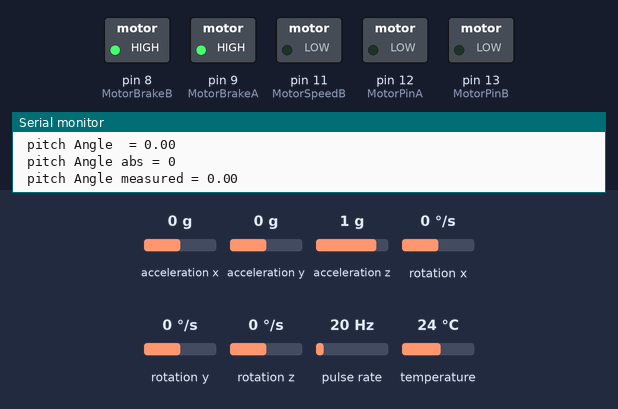
Bench run of a sketch on a simulated Arduino Leonardo, built with avr-gcc and run on an emulated ATmega32U4. Shown: switched loads named in the sketch (green lamp = pin HIGH), the last lines printed to the serial monitor. Wiring (inferred from the names in the program): pulse sensor: data pin 3. Inputs (shaded band) come from the test bench; at power-on: acceleration y 0 g, acceleration z 1 g, acceleration x 0 g, rotation x 0 °/s, rotation y 0 °/s, rotation z 0 °/s, pulse rate 20 Hz, temperature 24 °C. Pins used as bus, display or sensor lines are not drawn.

Above: at 6.6 s.
6.7 s: acceleration y set to -1.4 g
At 7.2 s:
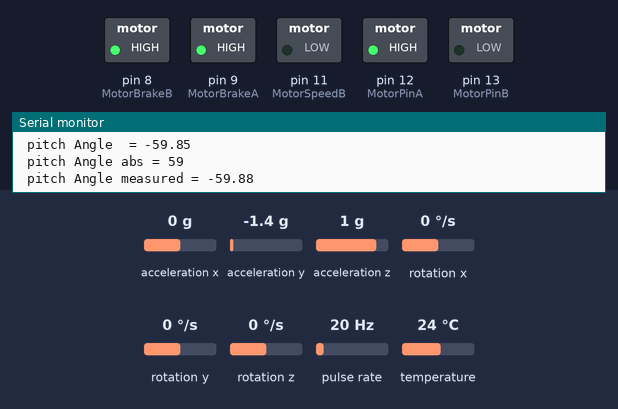
8.3 s: acceleration y set to -1.2 g
9.8 s: acceleration y set to -0.9 g
At 10.6 s:
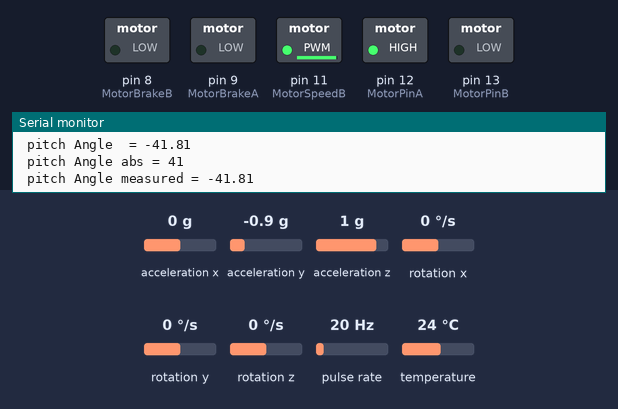
11.3 s: acceleration y set to 0.8 g
At 12.2 s:
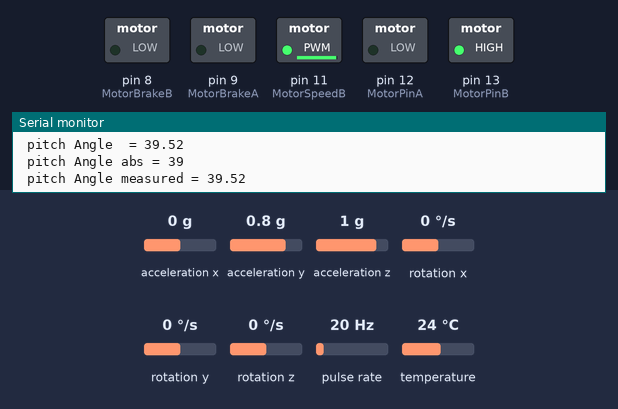
12.9 s: acceleration z set to 0.7 g
At 13.5 s:
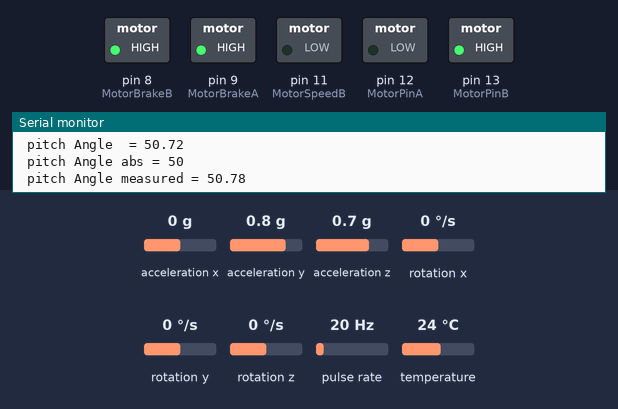
14.6 s: acceleration x set to -0.3 g
16.1 s: acceleration x set to -0.6 g
At 16.5 s:
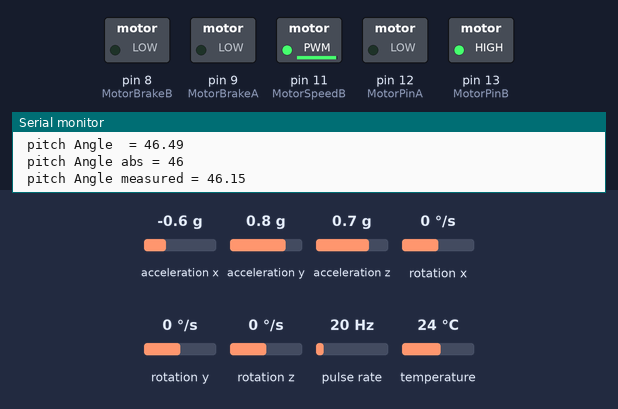
Timing chart, 0 to 18.6 s (numbered marks = the images above; inputs shaded):
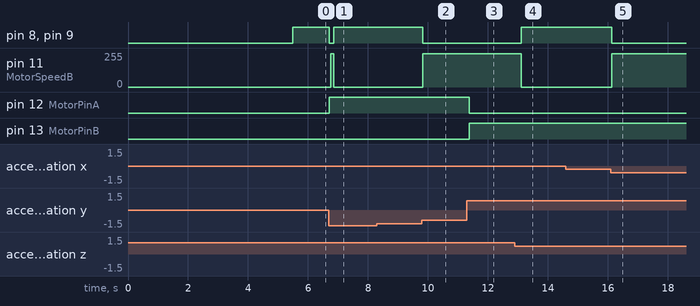

The sketch:

TestMergeMotorAndGyro.ino
```cpp
//gyroscope stuff
#include <Adafruit_MPU6050.h>
#include <Adafruit_Sensor.h>
#include <Wire.h>

Adafruit_MPU6050 mpu;

//temporary variable to measure main loops
int temp_loops;

float AccX, AccY, AccZ;
float GyroX, GyroY, GyroZ;
float accAngleX, accAngleY, gyroAngleX, gyroAngleY, gyroAngleZ;
float roll, pitch, yaw;
float AccErrorX, AccErrorY, GyroErrorX, GyroErrorY, GyroErrorZ;
float elapsedTime, currentTime, previousTime;
int gyro_x, gyro_y, gyro_z;
long gyro_x_cal, gyro_y_cal, gyro_z_cal;
boolean set_gyro_angles;

long acc_x, acc_y, acc_z, acc_total_vector;
float angle_roll_acc, angle_pitch_acc;

float angle_pitch, angle_roll;
int angle_pitch_buffer, angle_roll_buffer;
float angle_pitch_output, angle_roll_output;

long loop_timer;
int temp;

//motor stuff
const int MotorPinA = 12;
const int MotorSpeedA = 3;
const int MotorBrakeA = 9;

const int MotorPinB = 13;
const int MotorSpeedB = 11;
const int MotorBrakeB = 8;

const int CCW = HIGH;
const int CW = LOW;

volatile byte half_revolutionsA;
volatile byte half_revolutionsB;
unsigned int rpmA;
unsigned int rpmB;
unsigned long timeoldA;
unsigned long timeoldB;

void setup() {
  //gyroscope
  Serial.begin(115200);
  while (!Serial)
    delay(10); // will pause Zero, Leonardo, etc until serial console opens

  Serial.println("Adafruit MPU6050 test!");

  // Try to initialize!
  if (!mpu.begin()) {
    Serial.println("Failed to find MPU6050 chip");
    while (1) {
      delay(10);
    }
  }
  Serial.println("MPU6050 Found!");

  mpu.setAccelerometerRange(MPU6050_RANGE_4_G);
  Serial.print("Accelerometer range set to: ");
  switch (mpu.getAccelerometerRange()) {
  case MPU6050_RANGE_2_G:
    Serial.println("+-2G");
    break;
  case MPU6050_RANGE_4_G:
    Serial.println("+-4G");
    break;
  case MPU6050_RANGE_8_G:
    Serial.println("+-8G");
    break;
  case MPU6050_RANGE_16_G:
    Serial.println("+-16G");
    break;
  }
  mpu.setGyroRange(MPU6050_RANGE_500_DEG);
  Serial.print("Gyro range set to: ");
  switch (mpu.getGyroRange()) {
  case MPU6050_RANGE_250_DEG:
    Serial.println("+- 250 deg/s");
    break;
  case MPU6050_RANGE_500_DEG:
    Serial.println("+- 500 deg/s");
    break;
  case MPU6050_RANGE_1000_DEG:
    Serial.println("+- 1000 deg/s");
    break;
  case MPU6050_RANGE_2000_DEG:
    Serial.println("+- 2000 deg/s");
    break;
  }

  mpu.setFilterBandwidth(MPU6050_BAND_184_HZ);
  Serial.print("Filter bandwidth set to: ");
  switch (mpu.getFilterBandwidth()) {
  case MPU6050_BAND_260_HZ:
    Serial.println("260 Hz");
    break;
  case MPU6050_BAND_184_HZ:
    Serial.println("184 Hz");
    break;
  case MPU6050_BAND_94_HZ:
    Serial.println("94 Hz");
    break;
  case MPU6050_BAND_44_HZ:
    Serial.println("44 Hz");
    break;
  case MPU6050_BAND_21_HZ:
    Serial.println("21 Hz");
    break;
  case MPU6050_BAND_10_HZ:
    Serial.println("10 Hz");
    break;
  case MPU6050_BAND_5_HZ:
    Serial.println("5 Hz");
    break;
  }

  Serial.println("");
  delay(100);

  calibrateGyro();

  //motor
  pinMode(MotorPinA, OUTPUT);
  pinMode(MotorSpeedA, OUTPUT);
  pinMode(MotorBrakeA, OUTPUT);

  pinMode(MotorPinB, OUTPUT);
  pinMode(MotorSpeedB, OUTPUT);
  pinMode(MotorBrakeB, OUTPUT);

  attachInterrupt(0, magnet_detectA, RISING);
  //attachInterrupt(1, magnet_detectB, RISING);
  half_revolutionsA = 0;
  rpmA = 0;
  timeoldA = 0;

  half_revolutionsB = 0;
  rpmB = 0;
  timeoldB = 0;
}

void loop() {

  /* Get new sensor events with the readings */
  sensors_event_t a, g, temp;
  mpu.getEvent(&a, &g, &temp);


   //Subtract the offset values from the raw gyro values
  gyro_x = g.gyro.x;
  gyro_y = g.gyro.y;
  gyro_z = g.gyro.z;

  acc_x = a.acceleration.x;
  acc_y = a.acceleration.y;
  acc_z = a.acceleration.z;

  gyro_x -= gyro_x_cal;
  gyro_y -= gyro_y_cal;
  gyro_z -= gyro_z_cal;
    previousTime = currentTime;        // Previous time is stored before the actual time read
  currentTime = millis();            // Current time actual time read
  elapsedTime = (currentTime - previousTime) / 1000; // Divide by 1000 to get seconds

  //Gyro angle calculations
  angle_pitch += gyro_x * elapsedTime * 180/PI;                                   //Calculate the traveled pitch angle and add this to the angle_pitch variable, rad/s ---> degrees
  angle_roll += gyro_y * elapsedTime * 180/PI ;                                    //Calculate the traveled roll angle and add this to the angle_roll variable
  //0.000001066 = 0.0000611 * (3.142(PI) / 180degr) sin function is in radians
  angle_pitch += angle_roll * sin(gyro_z * 0.000001066);               //If the IMU has yawed transfer the roll angle to the pitch angel
  angle_roll -= angle_pitch * sin(gyro_z * 0.000001066);               //If the IMU has yawed transfer the pitch angle to the roll angel

  //Accelerometer angle calculations
  acc_total_vector = sqrt((acc_x*acc_x)+(acc_y*acc_y)+(acc_z*acc_z));  //Calculate the total accelerometer vector
  //57.296 = 1 / (3.142 / 180) The Arduino asin function is in radians
  angle_pitch_acc = asin((float)acc_y/acc_total_vector)* 57.296;       //Calculate the pitch angle
  angle_roll_acc = asin((float)acc_x/acc_total_vector)* -57.296;       //Calculate the roll angle

  angle_pitch_acc -= 0.0;                                              //Accelerometer calibration value for pitch
  angle_roll_acc -= 0.0;                                               //Accelerometer calibration value for roll

  if(set_gyro_angles){                                                 //If the IMU is already started
    angle_pitch = angle_pitch * 0.96 + angle_pitch_acc * 0.04;     //Correct the drift of the gyro pitch angle with the accelerometer pitch angle
    angle_roll = angle_roll * 0.96 + angle_roll_acc * 0.04;        //Correct the drift of the gyro roll angle with the accelerometer roll angle
  }
  else{                                                                //At first start
    angle_pitch = angle_pitch_acc;                                     //Set the gyro pitch angle equal to the accelerometer pitch angle
    angle_roll = angle_roll_acc;                                       //Set the gyro roll angle equal to the accelerometer roll angle
    set_gyro_angles = true;                                            //IMU started flag
  }

  // complementary filter
  angle_pitch_output = angle_pitch_output * 0.8 + angle_pitch * 0.2;   //Take 90% of the output pitch value and add 10% of the raw pitch value
  angle_roll_output = angle_roll_output * 0.8 + angle_roll * 0.2;      //Take 90% of the output roll value and add 10% of the raw roll value

  if(temp_loops>100){
    Serial.println("");
    Serial.print(" pitch Angle  = "); Serial.println(angle_pitch_output);
    Serial.print(" pitch Angle abs = "); Serial.println(abs(int(angle_pitch_output)));
    Serial.print(" pitch Angle measured = "); Serial.println(angle_pitch);
    temp_loops = 0;
  }
  else {
    temp_loops++;
  }

  if(angle_pitch_output!=0 && (abs(angle_pitch_output))<50 ){
    digitalWrite(MotorBrakeB, LOW);
    digitalWrite(MotorBrakeA, LOW);
    if(angle_pitch_output<0){
      digitalWrite(MotorPinB, CW);
      digitalWrite(MotorPinA, CCW);
    }
    else{
      digitalWrite(MotorPinB, CCW);
      digitalWrite(MotorPinA, CW);
    }
    if((abs(int(angle_pitch_output))*8 + 30)<250){
      analogWrite(MotorSpeedB,30 + 8*abs(int(angle_pitch_output))); //Wheel close to connections
      analogWrite(MotorSpeedA,30 + 8*abs(int(angle_pitch_output))); //First experiment wheel
    }
    else{
      analogWrite(MotorSpeedB,250); //Wheel close to connections
      analogWrite(MotorSpeedA,250); //First experiment wheel
    }
  }
  else{
    digitalWrite(MotorBrakeB, HIGH);
    digitalWrite(MotorBrakeA, HIGH);
    analogWrite(MotorSpeedB,0);
    analogWrite(MotorSpeedA,0);
  }
}

void calibrateGyro() {
  for (int cal_int = 0; cal_int < 1000 ; cal_int ++){                  //Read the raw acc and gyro data from the MPU-6050 for 1000 times
  sensors_event_t a, g, temp;
  mpu.getEvent(&a, &g, &temp);

  gyro_x = g.gyro.x;
  gyro_y = g.gyro.y;
  gyro_z = g.gyro.z;

    gyro_x_cal += g.gyro.x  ;                                            //Add the gyro x offset to the gyro_x_cal variable
    gyro_y_cal += g.gyro.y  ;                                           //Add the gyro y offset to the gyro_y_cal variable
    gyro_z_cal += g.gyro.z  ;                                            //Add the gyro z offset to the gyro_z_cal variable

    delay(3);                                                          //Delay 3us to have 250Hz for-loop
  }

  // divide by 1000 to get avarage offset
  gyro_x_cal /= 1000;
  gyro_y_cal /= 1000;
  gyro_z_cal /= 1000;

  loop_timer = micros();                                               //Reset the loop timer

  if (half_revolutionsA >= 20) {
     rpmA = 30*1000/(millis() - timeoldA)*half_revolutionsA;
     timeoldA = millis();
     half_revolutionsA = 0;
     Serial.println(rpmA);
     Serial.print(" pitch Angle  = "); Serial.println(angle_pitch_output);
   }

 if (half_revolutionsB >= 20) {
     rpmB = 30*1000/(millis() - timeoldB)*half_revolutionsB;
     timeoldB = millis();
     half_revolutionsB = 0;
     Serial.println(rpmB);
     Serial.print(" pitch Angle  = "); Serial.println(angle_pitch_output);
   }
}
void magnet_detectA()//This function is called whenever a magnet/interrupt is detected by the arduino
 {
   half_revolutionsA++;
   Serial.println("detect");
 }
 void magnet_detectB()//This function is called whenever a magnet/interrupt is detected by the arduino
 {
   half_revolutionsB++;
   //Serial.println("detect");
 }
```

Measured:
- the behaviour switches between -1.1 and -1 g on acceleration y (found by bisection; images 1 and 2)
- the behaviour switches between 0.9 and 0.8 g on acceleration z (found by bisection; images 3 and 4)
- the behaviour switches between -0.4 and -0.5 g on acceleration x (found by bisection; images 4 and 5)
- after the input at 6.7 s, pin 8 (MotorBrakeB), pin 9 (MotorBrakeA): HIGH → LOW at once, → HIGH 0.16 s later; pin 11 (MotorSpeedB): 0/255 → 250/255 after 0.07 s, → 0/255 0.10 s later; pin 12 (MotorPinA): LOW → HIGH at once
- after the input at 9.8 s, pin 8 (MotorBrakeB), pin 9 (MotorBrakeA): HIGH → LOW at once; pin 11 (MotorSpeedB): 0/255 → 250/255 at once
- after the input at 11.3 s, pin 12 (MotorPinA): HIGH → LOW after 0.07 s; pin 13 (MotorPinB): LOW → HIGH after 0.07 s
- after the input at 12.9 s, pin 8 (MotorBrakeB), pin 9 (MotorBrakeA): LOW → HIGH after 0.21 s; pin 11 (MotorSpeedB): 250/255 → 0/255 after 0.21 s
- after the input at 16.1 s, pin 8 (MotorBrakeB), pin 9 (MotorBrakeA): HIGH → LOW at once; pin 11 (MotorSpeedB): 0/255 → 250/255 at once
